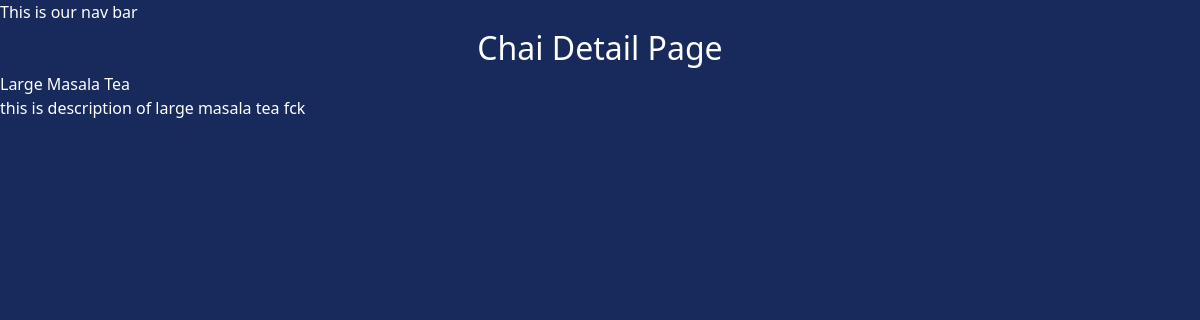
Page /chai/2/ on the committed database.
### chai/models.py (models this page shows, shortened)
class ChaiVareity(models.Model):
    CHAI_TYPE_CHOICE = [
        ('ML', 'MASALA'),
        ('GR', 'GINGER'),
        ('KL', 'KIWI'),
        ('PL', 'PLAIN'),
        ('EL', 'ELAICHI'),
    ]
    name = models.CharField(max_length=100)
    image = models.ImageField(upload_to='chai/')
    date_added = models.DateTimeField(default=timezone.now)
    type = models.CharField(max_length=2, choices=CHAI_TYPE_CHOICE)
    description = models.TextField(default='')

### chai/views.py (the view)
# urls.py: path('<int:chai_id>/',views.chai_detail, name='chai_detail'),
def chai_detail(request, chai_id):
    chai = get_object_or_404(ChaiVareity, pk=chai_id)
    return render(request, 'chai/chai_detail.html', {'chai' : chai})

### chai/templates/chai/chai_detail.html (shortened to what this page needs)
{% extends "layout.html" %}
{% block content %}
    <h1>Chai Detail Page</h1>
    <h3>{{chai.name}}</h3>
    <h3>{{chai.description}}</h3>
{% endblock %}

### static/style.css (style rules this page uses)
body { background-color: #18295b; color: white; }
h1 { text-align: center; font-size: 2em; }

### rows in the picture
ChaiVareity: name "Large Masala Tea", description "this is description of large masala tea fck"
